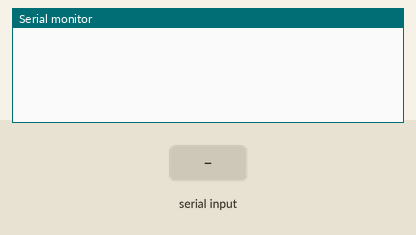
Bench run of a sketch on a simulated Arduino Uno, built with avr-gcc and run on an emulated ATmega328P. Shown: the last lines printed to the serial monitor. Inputs (shaded band) come from the test bench.

Above: at 1.2 s.
1.3 s: "G" received over Serial
At 2.5 s:
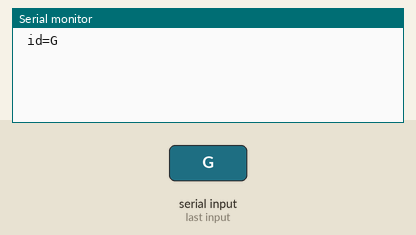
2.8 s: "C" received over Serial
At 3.6 s:
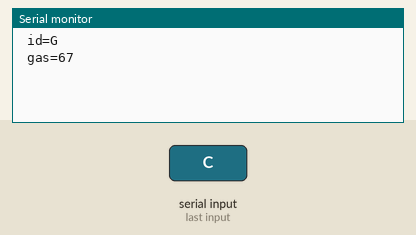
4.3 s: "W" received over Serial
At 4.8 s:
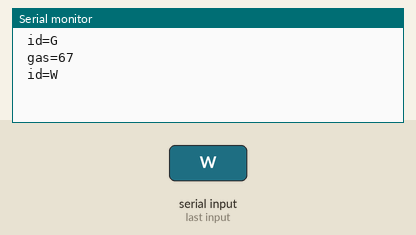
5.8 s: "1" received over Serial
At 7.0 s:
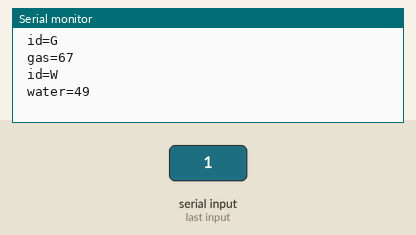
7.3 s: "0" received over Serial
At 8.3 s:
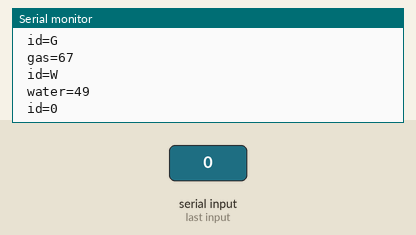
8.8 s: "C" received over Serial
At 9.4 s:
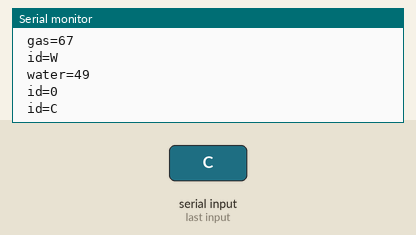

The sketch:

receivev2.ino
```cpp
int gas,count1;
int water;
char id[2];
void setup() {
  //Serial Begin at 9600 Baud
  Serial.begin(9600);
}

void loop() {
  while(!Serial.available()){
    }
  Serial.readBytes(id,1); //Read the serial data and store it
  Serial.print(" id=");
  Serial.println(id);
 if(id[0]=='G'){
  while(!Serial.available()){
    }

  gas=Serial.read(); //Read the serial data and store it
  Serial.print(" gas=");
  Serial.println(gas);
 }
  if(id[0]=='C'){
  while(!Serial.available()){
    }
  count1=Serial.read(); //Read the serial data and store it
  Serial.print(" count1=");
  Serial.println(count1);
 }
  if(id[0]=='W'){
   while(!Serial.available()){
    }
  water=Serial.read(); //Read the serial data and store it
  Serial.print(" water=");
  Serial.println(water);
 }
 // delay(1000);
}
```

Measured:
- after the input at 1.3 s, the serial monitor: prints a new line at once (image 1)
- after the input at 2.8 s, the serial monitor: prints a new line at once (image 2)
- after the input at 4.3 s, the serial monitor: prints a new line at once (image 3)
- after the input at 5.8 s, the serial monitor: prints a new line at once (image 4)
- after the input at 7.3 s, the serial monitor: prints a new line at once (image 5)
- after the input at 8.8 s, the serial monitor: prints a new line at once (image 6)
